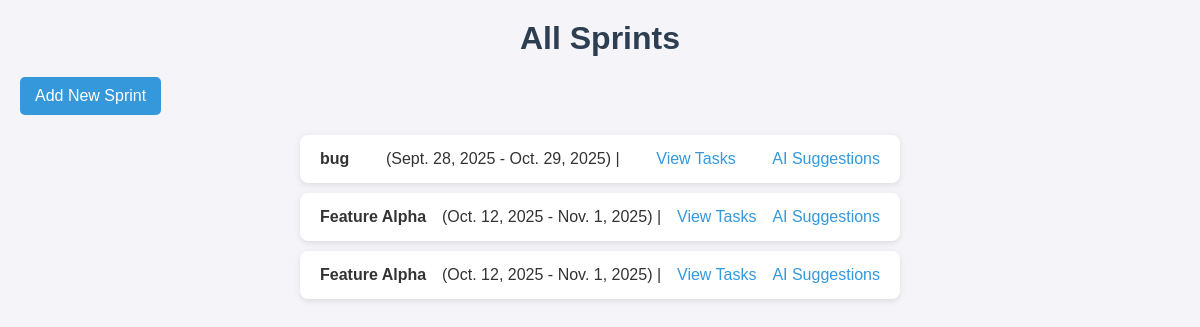
Before: / with the older database file.
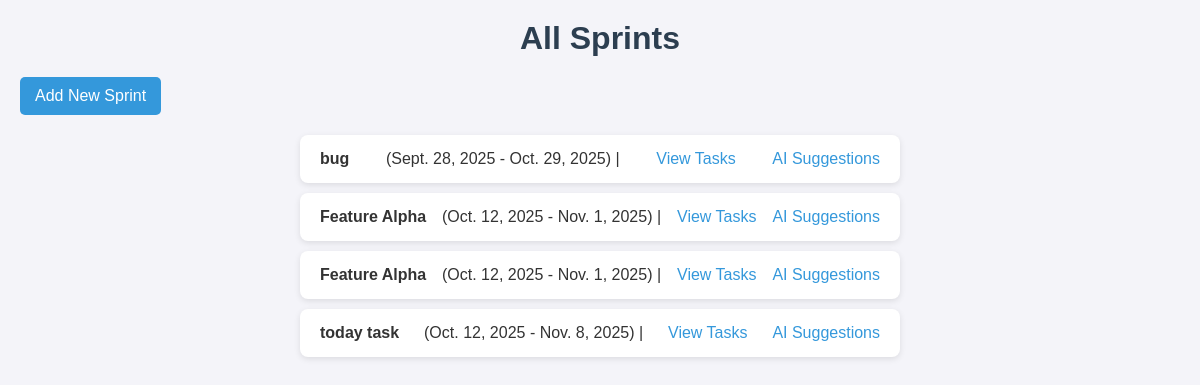
After: the same page with the newer database file.
### taskplannerapp/models.py (models this page shows, shortened)
class Sprint(models.Model):
    name = models.CharField(max_length=255)
    description = models.TextField(blank=True)
    start_date = models.DateField(null=True, blank=True)
    end_date = models.DateField(null=True, blank=True)
    created_by = models.ForeignKey(User, on_delete=models.CASCADE, related_name='sprints')
    created_at = models.DateTimeField(auto_now_add=True)

### taskplannerapp/views.py (the view)
# urls.py: path('', views.sprint_list, name='sprint_list'),
def sprint_list(request):
    sprints = Sprint.objects.all()
    return render(request, 'sprints.html', {'sprints': sprints})

### Templates/sprints.html (shortened to what this page needs)
{% load static %}
<!DOCTYPE html>
<html lang="en">
<head>
    <link rel="stylesheet" href="{% static 'sprints.css' %}">
</head>
<body>
    <h1>All Sprints</h1>
    <a href="{% url 'add_sprint' %}">Add New Sprint</a>
    <ul>
        {% for sprint in sprints %}
            <li>
                <strong>{{ sprint.name }}</strong>
                ({{ sprint.start_date }} - {{ sprint.end_date }})
                | <a href="{% url 'task_list' sprint.id %}">View Tasks</a>
                 <a href="{% url 'ai_suggestions' sprint.id %}">AI Suggestions</a>
            </li>
        {% empty %}
            <li>No sprints available.</li>
        {% endfor %}
    </ul>
</body>
</html>

Changed rows visible on the page:
added Sprint: name "today task", start_date "Oct. 12, 2025", end_date "Nov. 8, 2025"
